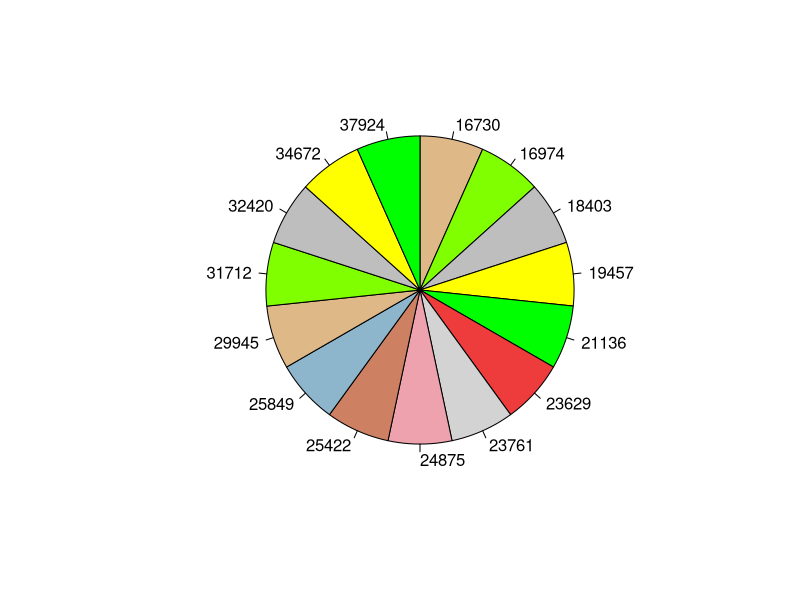

Write R code to recreate this figure.
## ---- chunk 1

x <- c(29945, 32420, 37924, 23629, 34672, 24875, 25849, 21136, 19457, 31712, 16974, 23761, 16730, 25422, 18403 )
y <- c(21, 20, 19, 18, 17, 16, 15, 14, 13, 12, 11, 10, 09, 08, 07)

df2 <- data.frame(Jagdstrecke1 = x, Jahr1 = y)
df2

## ---- chunk 2
library(ggplot2)
pie(table(df2$Jagdstrecke1), clockwise=TRUE, col=c("burlywood", "chartreuse", "grey", "yellow", "green", "brown2", "lightgrey", "lightpink2", "lightsalmon3", "lightskyblue3"))
